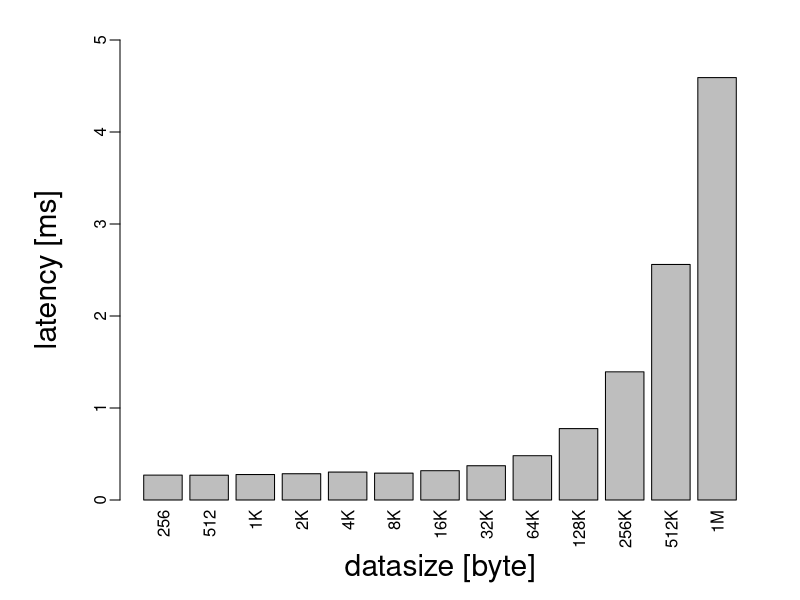
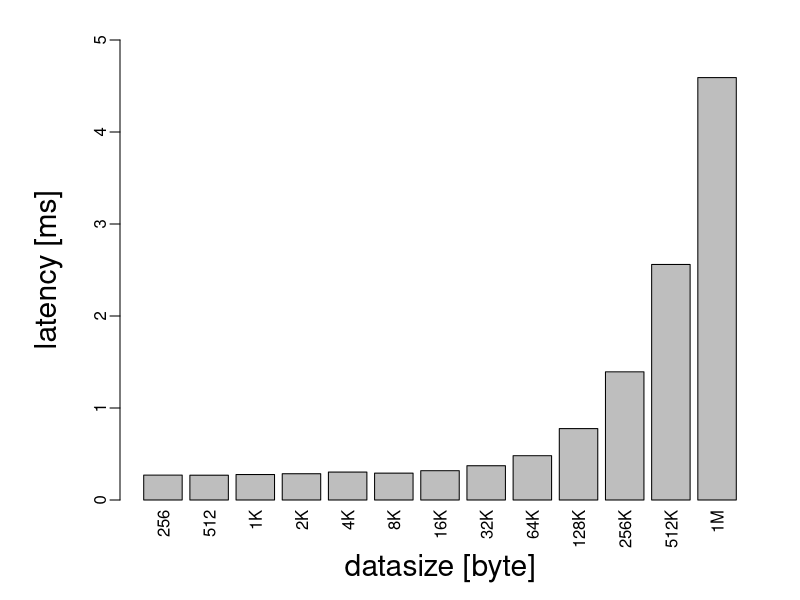

Reproduce these figures in R, in order.
## read file data
d1 <- read.table("./transport_time/transport_time_256byte.txt")
d2 <- read.table("./transport_time/transport_time_512byte.txt")
d3 <- read.table("./transport_time/transport_time_1Kbyte.txt")
d4 <- read.table("./transport_time/transport_time_2Kbyte.txt")
d5 <- read.table("./transport_time/transport_time_4Kbyte.txt")
d6 <- read.table("./transport_time/transport_time_8Kbyte.txt")
d7 <- read.table("./transport_time/transport_time_16Kbyte.txt")
d8 <- read.table("./transport_time/transport_time_32Kbyte.txt")
d9 <- read.table("./transport_time/transport_time_64Kbyte.txt")
d10 <- read.table("./transport_time/transport_time_128Kbyte.txt")
d11 <- read.table("./transport_time/transport_time_256Kbyte.txt")
d12 <- read.table("./transport_time/transport_time_512Kbyte.txt")
d13 <- read.table("./transport_time/transport_time_1Mbyte.txt")

## marge data.frames
data <- cbind(d1, d2, d3, d4, d5, d6, d7, d8, d9, d10, d11, d12, d13) 

## define item's name
colnames(data) <- c("256", "512", "1K", "2K", "4K", "8K", "16K", "32K", "64K", "128K", "256K", "512K", "1M")              

data <- data[11:110,]                  # extract 100 samples from 120 samples
data <- data * 1000                    # convert unit from sec to msec

## calculate median
group.median <- apply(data,             # data
                      2,                # calculate each row  
                      median,           # median
                      na.rm = T)        # remove NA

## graphic function
simple_BarPlot <- function(data, ylim) {
    par(
        mar = c(5, 6, 2, 2), # margin about edge: default mar=c(5, 4, 4, 2) + 0.1
        mgp = c(3, 0.5, 0), # margin about label and scale: default mgp=c(3, 1, 0)
        cex.lab=1.8,                       # label font size
        cex.axis=1                         # axis font size
    )

    barplot(
        group.median,
        xlab="datasize [byte]",             # x-axis label
        ylab="latency [ms]",              # y-axis label
        ylim = c(0, ylim),
                                        #  col = c("gray", "yellow", "orange", "orangered", "darkred"),     # 各群に異なる色を付ける
        las = 3       # x軸の項目を縦にする
    )
}

## output file as eps
postscript("simple_BarPlot.eps", horizontal = F, onefile = FALSE, paper = "special", width = 10, height = 6)
simple_BarPlot(data, 5)
dev.off()

## output file as png
png("simple_BarPlot.png", width = 600, height =400)
simple_BarPlot(data, 5)
dev.off()

